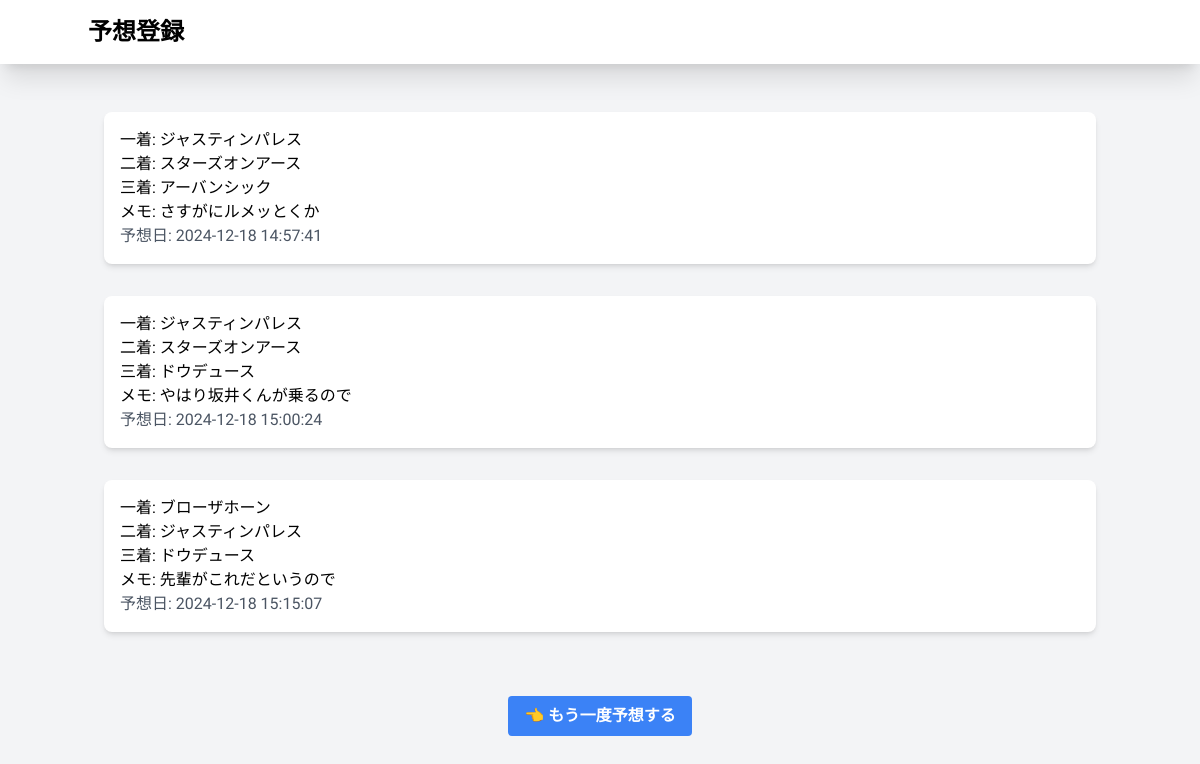
The page /select.php on the database its author committed.
### tables this page shows
CREATE TABLE `gs_bm_table` (
  `id` int NOT NULL,
  `first` varchar(255) NOT NULL,
  `second` varchar(255) NOT NULL,
  `third` varchar(255) NOT NULL,
  `memo` text,
  `date` timestamp NULL DEFAULT CURRENT_TIMESTAMP
);

### select.php (the view, shortened to what this page needs)
<?php
$db_name = '';
$db_host = '';
$db_id   = '';
$db_pw   = '';
try {
    $server_info = 'mysql:dbname=' . $db_name . ';charset=utf8;host=' . $db_host;
    $pdo = new PDO($server_info, $db_id, $db_pw);
} catch (PDOException $e) {
    exit('DB Connection Error:' . $e->getMessage());
}
$stmt = $pdo->prepare("SELECT * FROM gs_bm_table;");
$status = $stmt->execute();
$view = "";
if ($status == false) {
    $error = $stmt->errorInfo();
    exit("ErrorQuery:" . $error[2]);
} else {
    while ($result = $stmt->fetch(PDO::FETCH_ASSOC)) {
        $view .= '<div class="p-4 mb-4 bg-white rounded-lg shadow-md">';
        $view .= '<p>一着: ' . htmlspecialchars($result['first']) . '</p>';
        $view .= '<p>二着: ' . htmlspecialchars($result['second']) . '</p>';
        $view .= '<p>三着: ' . htmlspecialchars($result['third']) . '</p>';
        $view .= '<p>メモ: ' . htmlspecialchars($result['memo']) . '</p>';
        $view .= '<p class="text-gray-600">予想日: ' . htmlspecialchars($result['date']) . '</p>';
        $view .= '</div>';
    }
}
?>
<!DOCTYPE html>
<html lang="ja">
<head>
<script src="https://cdn.tailwindcss.com"></script>
</head>
<body class="bg-gray-100">
<header>
  <nav class="bg-white shadow-xl">
    <div class="container mx-auto py-4">
      <div class="flex justify-between items-center">
        <div class="text-2xl font-bold text-black"><a href="index.php">予想登録</a></div>
      </div>
    </div>
  </nav>
</header>
<main class="container mx-auto mt-8 p-4">
  <div class="grid gap-4">
    <?= $view ?>
    <div class="flex justify-center mt-8">
      <a href="index.php" class="bg-blue-500 hover:bg-blue-700 text-white font-bold py-2 px-4 rounded focus:outline-none focus:shadow-outline">
        👈 もう一度予想する
      </a>
    </div>
  </div>
</main>
</body>
</html>

### select.php (style rules this page uses)
body { font-family: 'Zen Kaku Gothic New', sans-serif; }

### rows shown on the page
gs_bm_table: first "ジャスティンパレス", second "スターズオンアース", third "アーバンシック", memo "さすがにルメッとくか", date "2024-12-18 14:57:41"
gs_bm_table: first "ジャスティンパレス", second "スターズオンアース", third "ドウデュース", memo "やはり坂井くんが乗るので", date "2024-12-18 15:00:24"
gs_bm_table: first "ブローザホーン", second "ジャスティンパレス", third "ドウデュース", memo "先輩がこれだというので", date "2024-12-18 15:15:07"
